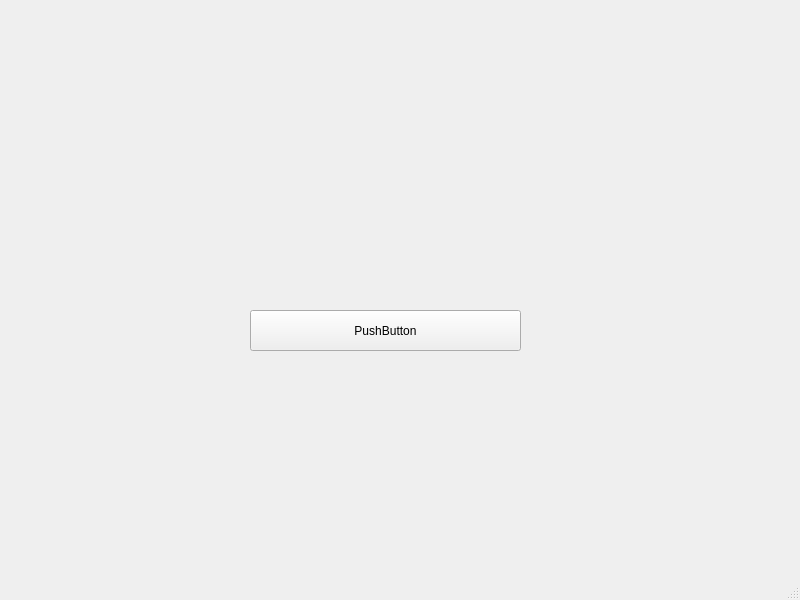
<?xml version="1.0" encoding="UTF-8"?>
<ui version="4.0">
 <class>MainWindow</class>
 <widget class="QMainWindow" name="MainWindow">
  <property name="geometry">
   <rect>
    <x>0</x>
    <y>0</y>
    <width>800</width>
    <height>600</height>
   </rect>
  </property>
  <property name="windowTitle">
   <string>MainWindow</string>
  </property>
  <widget class="QWidget" name="centralwidget">
   <widget class="QPushButton" name="pushButton">
    <property name="geometry">
     <rect>
      <x>250</x>
      <y>310</y>
      <width>271</width>
      <height>41</height>
     </rect>
    </property>
    <property name="text">
     <string>PushButton</string>
    </property>
   </widget>
  </widget>
  <widget class="QMenuBar" name="menubar">
   <property name="geometry">
    <rect>
     <x>0</x>
     <y>0</y>
     <width>800</width>
     <height>21</height>
    </rect>
   </property>
  </widget>
  <widget class="QStatusBar" name="statusbar"/>
 </widget>
 <resources/>
 <connections/>
</ui>
